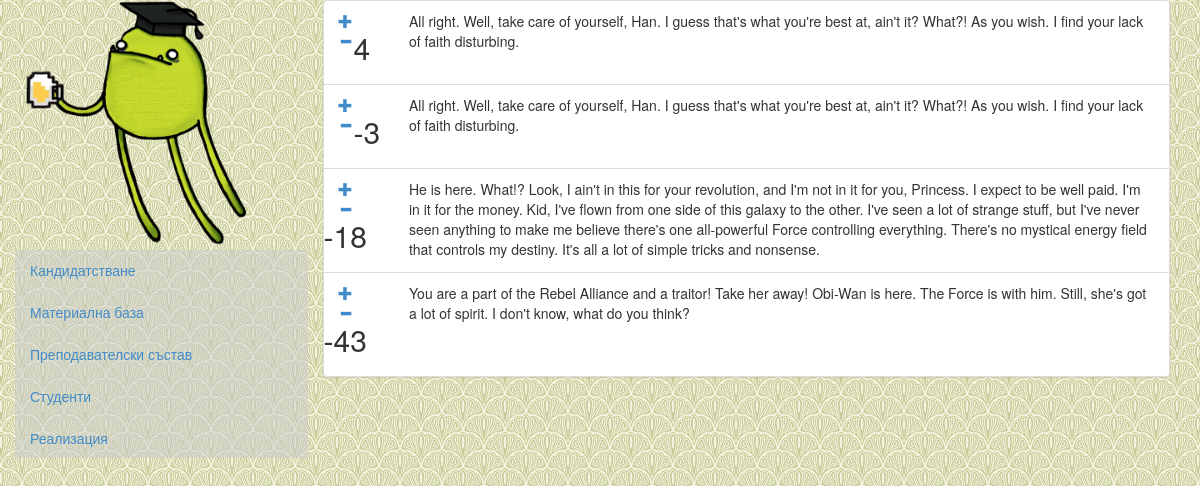
The page /programme/2/1 on the database its author committed.
### default/models.py (models this page shows, shortened)
class Post(models.Model):
    title = models.CharField(max_length=200)
    text = models.TextField()
    category = models.ForeignKey(PostCategory, related_name='posts')
    date = models.DateField(auto_now=True)
    vote = models.IntegerField()
    programme = models.ForeignKey(Programme, related_name='posts')

### default/views.py (the view)
def posts_view(request, programme_id, cat_id):
    programme = models.Programme.objects.get(id=programme_id)
    posts = models.Post.objects\
        .filter(category__id=cat_id, programme__id=programme_id)\
        .order_by('-vote')
    return render(request, 'default/posts.html', {
        'programme': programme,
        'selected_cat_id': cat_id,
        'posts': posts,
    })

### templates/default/posts.html (shortened to what this page needs)
{% extends "default/programme_base.html" %}
{% load staticfiles %}
{% block info %}
  <ul class="list-group">
    {% for post in posts %}
      <li class="list-group-item">
        <div class="row">
          <div class="col-xs-1">
            <div class="row">
              <div class="col-xs-3">
                <a href="#" class="vote-link" data-db-id="{{ post.id }}" data-direction="up"><span class="glyphicon glyphicon-plus"></a>
                <a href="#" class="vote-link" data-db-id="{{ post.id }}" data-direction="down"><span class="glyphicon glyphicon-minus"></a>
              </div>
              <h2 data-votes-id="{{ post.id }}">{{ post.vote }}</h2>
            </div>
          </div>
          <div class="col-xs-11">
            {{ post.text }}
          </div>
      </div>
    </li>
    {% endfor %}
  </ul>
{% endblock %}

### static/css/default.css (style rules this page uses)
body { background-image: url('../img/bg.png'); }

### rows shown on the page
Post: vote "4", text "All right. Well, take care of yourself, Han. I guess that's what you're best at, ain't it? What?! As you wish. I find your lack of faith disturbing."
Post: vote "-3", text "All right. Well, take care of yourself, Han. I guess that's what you're best at, ain't it? What?! As you wish. I find your lack of faith disturbing."
Post: vote "-18", text "He is here. What!? Look, I ain't in this for your revolution, and I'm not in it for you, Princess. I expect to be well paid. I'm in it for the money. Kid, I've flown from one side of this galaxy to the other. I've seen a lot of strange stuff, but I've never seen anything to make me believe there's one all-powerful Force controlling everything. There's no mystical energy field that controls my destiny. It's all a lot of simple tricks and nonsense."
Post: vote "-43", text "You are a part of the Rebel Alliance and a traitor! Take her away! Obi-Wan is here. The Force is with him. Still, she's got a lot of spirit. I don't know, what do you think?"
